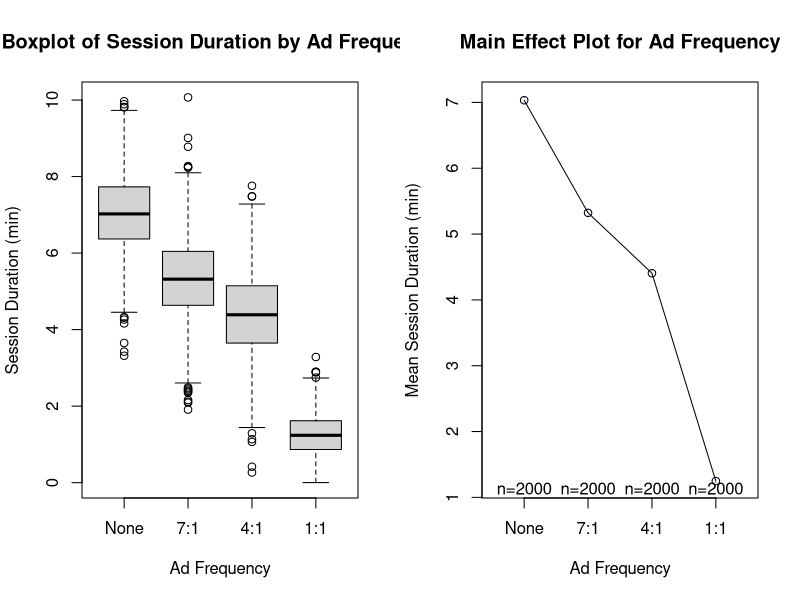
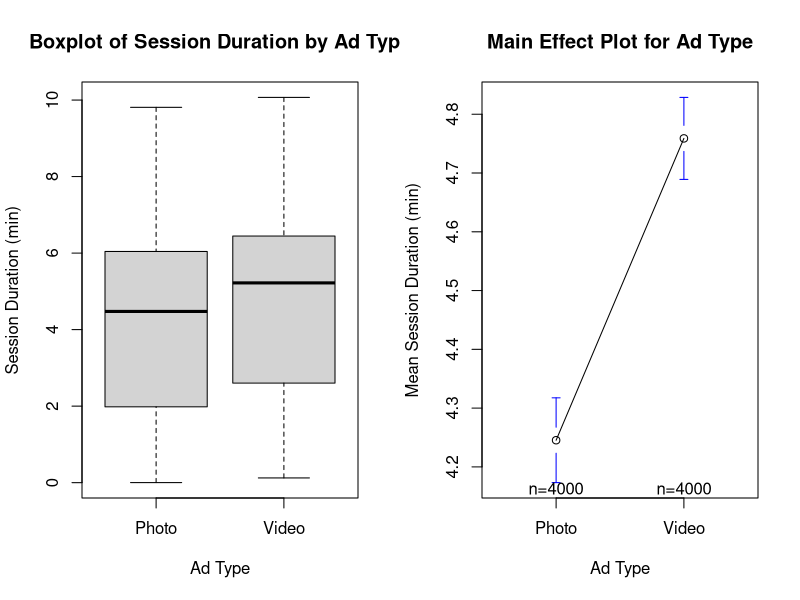
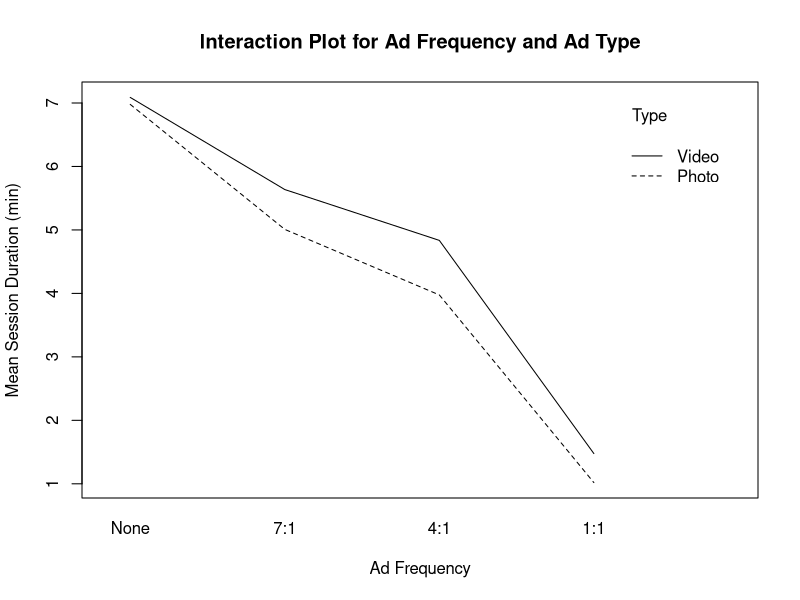
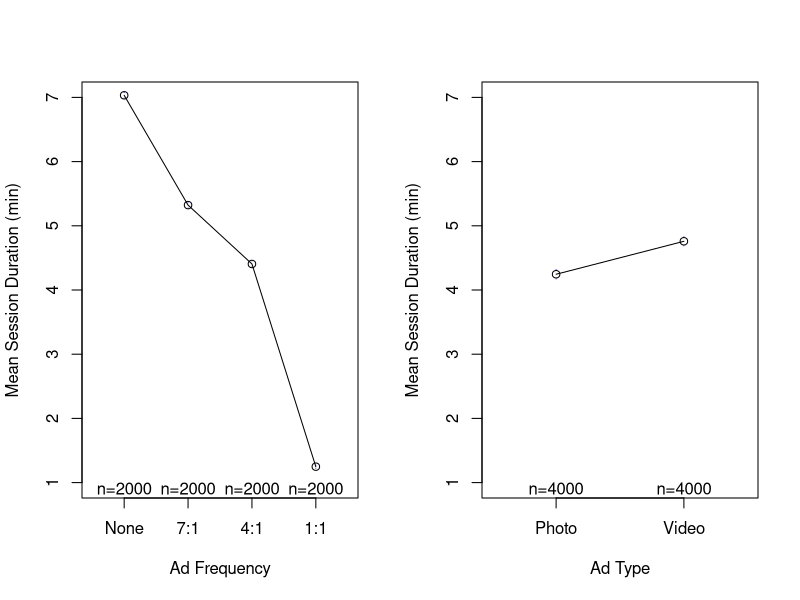
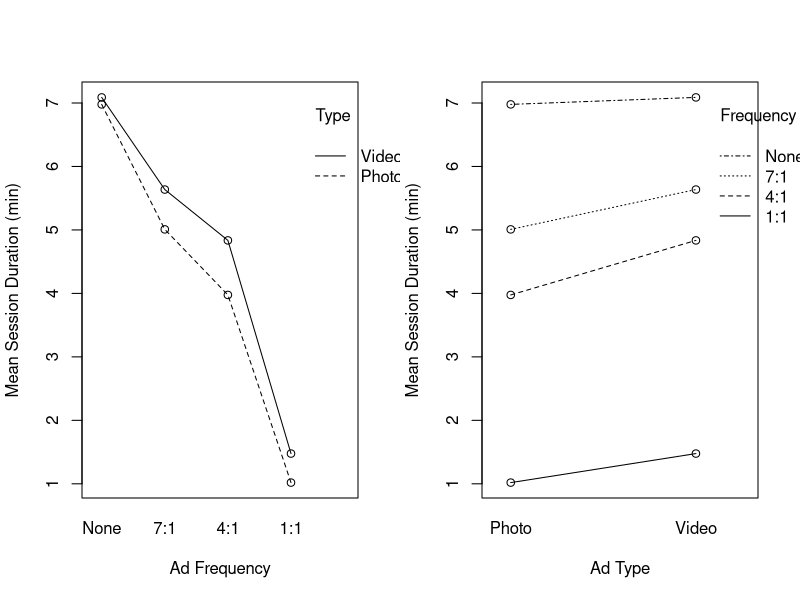

These charts were generated, in order, by the following R code:
## Instagram Factorial Analysis

## Get the data
setwd("/Users/ntstevens/Dropbox/Data Institute/DOE Certificate/Week 5/")
data <- read.csv(file = "instagram-factorial.csv", header = T)
Time <- data$Time
Frequency <- factor(data$Frequency, levels = c(0,1,2,3), labels = c("None", "7:1", "4:1", "1:1"))
Type <- factor(data$Type, levels = c(1,2), labels = c("Photo", "Video"))

## Numerical summaries of the data
summary(data.frame(Time, Frequency, Type))
sd(Time)

## Graphical Summaries of the data
library(gplots)
par(mfrow = c(1,2))
boxplot(Time ~ Frequency, main = "Boxplot of Session Duration by Ad Frequency", xlab = "Ad Frequency", ylab = "Session Duration (min)")
plotmeans(Time ~ Frequency, main = "Main Effect Plot for Ad Frequency", xlab = "Ad Frequency", ylab = "Mean Session Duration (min)")
boxplot(Time ~ Type, main = "Boxplot of Session Duration by Ad Type", xlab = "Ad Type", ylab = "Session Duration (min)")
plotmeans(Time ~ Type, main = "Main Effect Plot for Ad Type", xlab = "Ad Type", ylab = "Mean Session Duration (min)")
par(mfrow = c(1,1))
interaction.plot(Frequency, Type, Time, main = "Interaction Plot for Ad Frequency and Ad Type", ylab = "Mean Session Duration (min)", xlab = "Ad Frequency")

## Marginal Means
print(paste("No ads -- ", round(mean(data[data$Frequency==0,]$Time), 2), sep = ""))
print(paste("7:1 frequency -- ", round(mean(data[data$Frequency==1,]$Time), 2), sep = ""))
print(paste("4:1 frequency -- ", round(mean(data[data$Frequency==2,]$Time), 2), sep = ""))
print(paste("1:1 frequency -- ", round(mean(data[data$Frequency==3,]$Time), 2), sep = ""))

print(paste("Photo -- ", round(mean(data[data$Type==1,]$Time), 2), sep = ""))
print(paste("Video -- ", round(mean(data[data$Type==2,]$Time), 2), sep = ""))

## Notes:
# Frequency seems to be have a large and significant main effect
# Type seems to have a small and maybe significant main effect
# Interaction between Frequency and Type is existent but minimal
# Thus, the main effects seem to drive variation in the response (engagement time)

## Formal Analysis of Variance
model <- lm(Time ~ Frequency * Type)
summary(model)
anova(model)

## Notes:
# Our intuition based on the plots was correct: the interaction is minimal but significant, and 
# both main effects are, with "Frequency" explaining most of the variation in engagement time.

## The "effect" of Frequency when ad type is a photo
timeBYprev1 <- data.frame(Prev0 = data$Time[data$Frequency==0 & data$Type==1], Prev1 = data$Time[data$Frequency==1 & data$Type==1], Prev2 = data$Time[data$Frequency==2 & data$Type==1], Prev3 = data$Time[data$Frequency==3 & data$Type==1])
timeBYprev1 <- data.matrix(timeBYprev1)
apply(timeBYprev1, 2, mean) # average engagement time by ad Frequency category

effect.mat1 <- matrix(0, nrow = 4, ncol = 4)
pvalue.mat1 <- matrix(0, nrow = 4, ncol = 4)
prev <- 0:3
for (i in 1:4){
  for (j in 1:4){
    ttest <- t.test(data$Time[data$Frequency==prev[i] & data$Type==1], data$Time[data$Frequency==prev[j] & data$Type==1])
    effect.mat1[i,j] <- as.numeric(diff(ttest$estimate))
    pvalue.mat1[i,j] <- as.numeric(ttest$p.value)
  }
}
# The following matrix shows the expected change in engagement time when going from one level of Frequency to another
# The rows and columns correspond to levels 0, 1, 2, 3 (none, 7:1, 4:1, 1:1)
effect.mat1
# The following matrix shows the two sided p-values associated with the comparisons in the previous matrix
# The rows and columns correspond to levels 0, 1, 2, 3 (none, 7:1, 4:1, 1:1)
pvalue.mat1

## The "effect" of Frequency when ad Type is a video
timeBYprev2 <- data.frame(Prev0 = data$Time[data$Frequency==0 & data$Type==2], Prev1 = data$Time[data$Frequency==1 & data$Type==2], Prev2 = data$Time[data$Frequency==2 & data$Type==2], Prev3 = data$Time[data$Frequency==3 & data$Type==2])
timeBYprev2 <- data.matrix(timeBYprev2)
apply(timeBYprev2, 2, mean) # average engagement time by ad Frequency category

effect.mat2 <- matrix(0, nrow = 4, ncol = 4)
pvalue.mat2 <- matrix(0, nrow = 4, ncol = 4)
prev <- 0:3
for (i in 1:4){
  for (j in 1:4){
    ttest <- t.test(data$Time[data$Frequency==prev[i] & data$Type==2], data$Time[data$Frequency==prev[j] & data$Type==2])
    effect.mat2[i,j] <- as.numeric(diff(ttest$estimate))
    pvalue.mat2[i,j] <- as.numeric(ttest$p.value)
  }
}
# The following matrix shows the expected change in engagement time when going from one level of Frequency to another
# The rows and columns correspond to levels 0, 0.1, 0.2, 0.5
effect.mat2
# The following matrix shows the two sided p-values associated with the comparisons in the previous matrix
# The rows and columns correspond to levels 0, 1, 2, 3 (none, 7:1, 4:1, 1:1)
pvalue.mat2

## Condition Means
cond01 <- mean(data[data$Frequency==0 & data$Type == 1,]$Time)
cond02 <- mean(data[data$Frequency==0 & data$Type == 2,]$Time)
cond11 <- mean(data[data$Frequency==1 & data$Type == 1,]$Time)
cond12 <- mean(data[data$Frequency==1 & data$Type == 2,]$Time)
cond21 <- mean(data[data$Frequency==2 & data$Type == 1,]$Time)
cond22 <- mean(data[data$Frequency==2 & data$Type == 2,]$Time)
cond31 <- mean(data[data$Frequency==3 & data$Type == 1,]$Time)
cond32 <- mean(data[data$Frequency==3 & data$Type == 2,]$Time)

## Plots for notes
par(mfrow = c(1,2))
plotmeans(Time ~ Frequency, main = "", xlab = "Ad Frequency", ylab = "Mean Session Duration (min)", ylim = c(1,7))
plotmeans(Time ~ Type, main = "", xlab = "Ad Type", ylab = "Mean Session Duration (min)", ylim = c(1,7))
interaction.plot(Frequency, Type, Time, main = "", ylab = "Mean Session Duration (min)", xlab = "Ad Frequency")
points(x=c(1,1,2,2,3,3,4,4), y = c(cond01, cond02, cond11, cond12, cond21, cond22, cond31, cond32))
interaction.plot(Type, Frequency, Time, main = "", ylab = "Mean Session Duration (min)", xlab = "Ad Type")
points(x=c(1,1,1,1,2,2,2,2), y = c(cond01, cond11, cond21, cond31, cond02, cond12, cond22, cond32))
